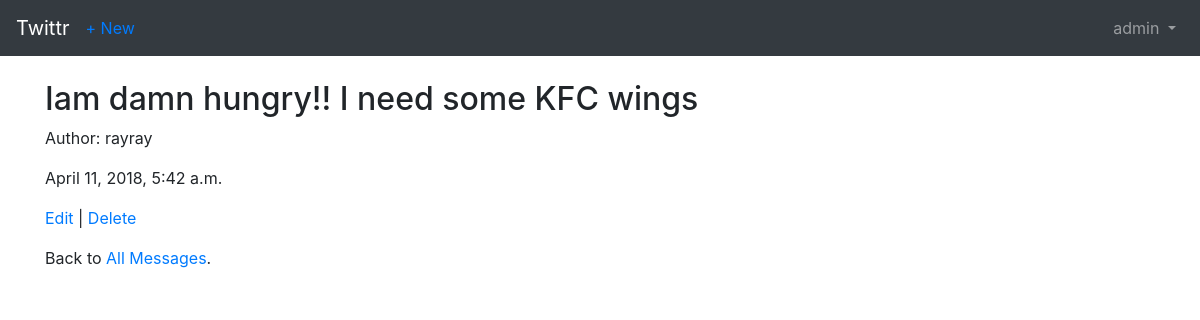
Page /posts/2/ (signed in) on the committed database.
### users/models.py (models this page shows)
class CustomUser(AbstractUser):
    objects = CustomUserManager

### posts/models.py (models this page shows, shortened)
class Post(models.Model):
    message = models.CharField(max_length=280)
    date = models.DateTimeField(auto_now_add=True)
    author = models.ForeignKey(settings.AUTH_USER_MODEL, on_delete=models.CASCADE)

### posts/views.py (the view)
# urls.py: path('<int:pk>/', views.PostDetailView.as_view(), name='post_detail'),
class PostDetailView(LoginRequiredMixin, DetailView):
    model = models.Post
    template_name = 'post_detail.html'
    login_url = 'login'

### templates/post_detail.html
{% extends 'base.html' %}
{% block content %}
  <div class="post-entry">
    <h2>{{ object.message }}</h2>
    <p>Author: {{ object.author }}</p>
    <p>{{ object.date }}</p>
  </div>
  <p><a href="{% url 'post_edit' post.pk %}">Edit</a> | <a href="{% url 'post_delete' post.pk %}">Delete</a></p>
  <p>Back to <a href="{% url 'post_list' %}">All Messages</a>.</p>
{% endblock content %}

### templates/base.html (shortened to what this page needs)
<!DOCTYPE html>
<html lang="en" dir="ltr">
  <head>
<link rel="stylesheet" href="https://maxcdn.bootstrapcdn.com/bootstrap/4.0.0\
/css/bootstrap.min.css" integrity="sha384-Gn5384xqQ1aoWXA+058RXPxPg6fy4IWvTNh0E2\
63XmFcJlSAwiGgFAW/dAiS6JXm">
  </head>
  <body>
    <nav class="navbar navbar-expand-md navbar-dark bg-dark mb-4">
      <a class="navbar-brand" href="{% url 'home' %}">Twittr</a>
      {% if user.is_authenticated %}
        <ul class="navbar-nav mr-auto">
          <li class="nav-item"><a href="{% url 'post_new' %}">+ New</a></li>
        </ul>
      {% endif %}
      <div class="collapse navbar-collapse" id="navbarCollapse">
        {% if user.is_authenticated %}
          <ul class="navbar-nav ml-auto">
            <li class="nav-item">
              <a class="nav-link dropdown-toggle" href="#" id="userMenu" data-toggle="dropdown" aria-haspopup="true" aria-expanded="false">
                {{ user.username }}
              </a>
            </li>
          </ul>
        {% else %}
        <form class="form-inline ml-auto">
          <a href="{% url 'login' %}" class="btn btn-outline-secondary">Log in</a>
          <a href="{% url 'signup' %}" class="btn btn-primary ml-2">Sign up</a>
        </form>
        {% endif %}
      </div>
  </nav>
  <div class="container">
    {% block content %}
    {% endblock %}
  </div>
</body>
</html>

### rows in the picture
CustomUser: username "admin"
Post: message "Iam damn hungry!! I need some KFC wings", author "rayray", date "April 11, 2018, 5:42 a.m."
